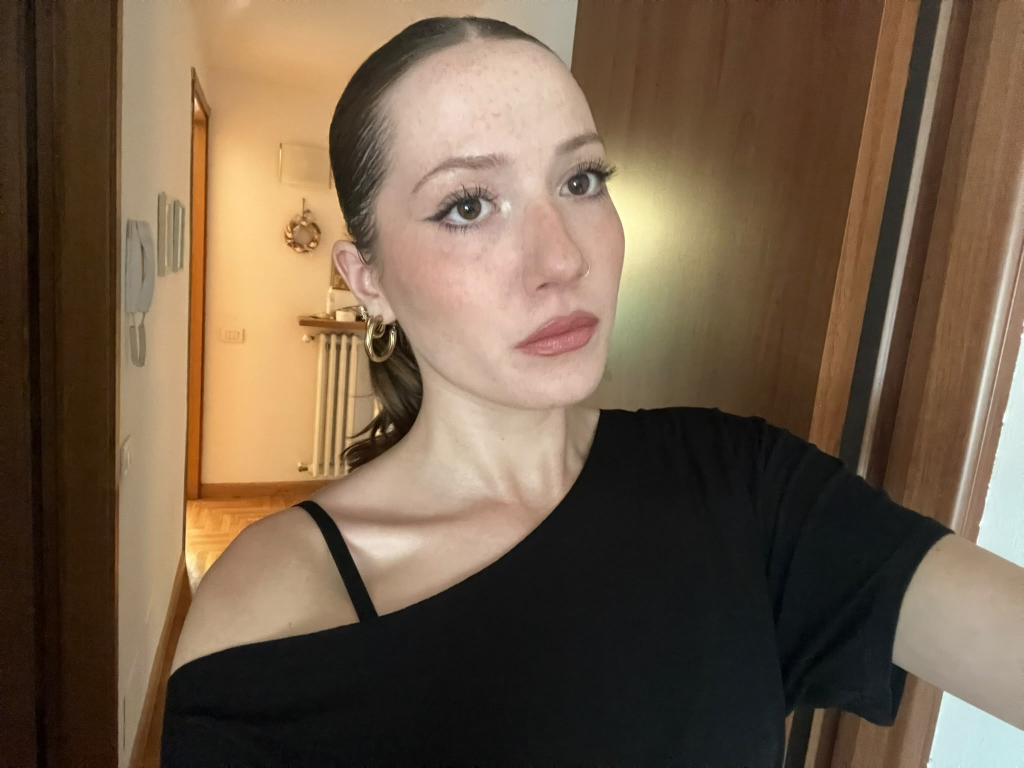
#> input picture assets/originali/genz/chichi.jpg, 2048 x 1536 px, given in place of chichi.png, which was not available (shown at 1/2 size)
$ python genz-foto.py ../assets/originali/genz/chichi.jpg ../assets/originali/genz/fil.jpg
#> lines starting #> are read from the running program, lines starting #| are printed output that depends on the picture; after the words box and inside, x2 and y2 are one past the last pixel; in counts of white or black regions, pixels touching at a corner belong together
# Uniforma le foto dei Gen Z: stessa inquadratura (testa alla stessa altezza e grandezza), busto tagliato dritto, bordo bianco tipo adesivo.
import sys, pathlib
from PIL import Image, ImageFilter, ImageOps, ImageChops
src, out = pathlib.Path(sys.argv[1]), pathlib.Path(sys.argv[2])
# testa: (cima dei capelli, mento, centro x) nelle foto caricate su Magnific
HEAD = {'chichi': (32, 632, 800), 'fil': (320, 1032, 456), 'giorgia': (200, 888, 544), 'tommaso': (352, 1328, 720), 'greta': (80, 700, 600), 'jack': (560, 1376, 512)}
OUT, RATIO, TOP, BORDER = 800, 0.52, 0.07, 14  # poi ridotte a 512 px per il sito
for n, (top, chin, cx) in HEAD.items():
    im = Image.open(src / f'{n}.png').convert('RGBA')
    hh = chin - top
    cut = min(im.height, int(chin + 0.30 * hh))  # stesso taglio per tutti: collo e attacco delle spalle
#> cut = 812
    a = im.getchannel('A'); a = a.point(lambda v: 255 if v > 128 else (0 if v < 40 else v))
#> after `a = im.getchannel('A')`: a: PIL image 2048x1536 L; every value is 255
    a.paste(0, (0, cut, im.width, im.height)); im.putalpha(a)
#> after `a.paste(0, (0, cut, im.width, im.height))`:
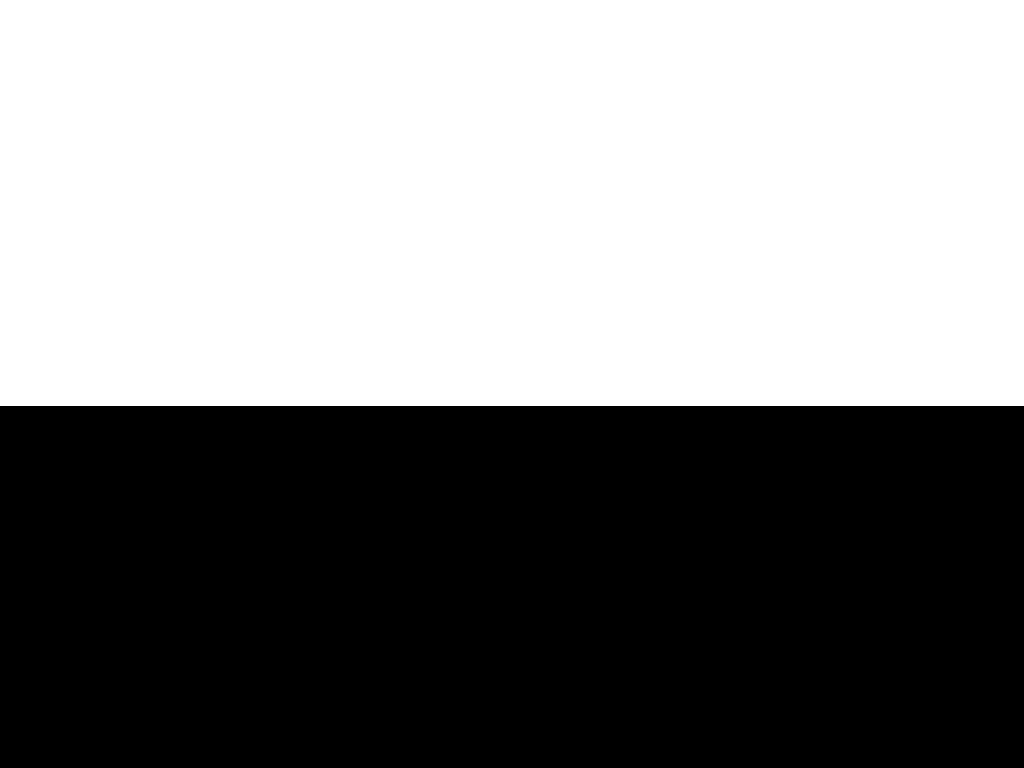
#> a: PIL image 2048x1536 L (shown at 1/2 size); 52.9% white; 1 black region, box (x1, y1, x2, y2) and area: (0, 812, 2048, 1536) 1482752
#> after `im.putalpha(a)`:
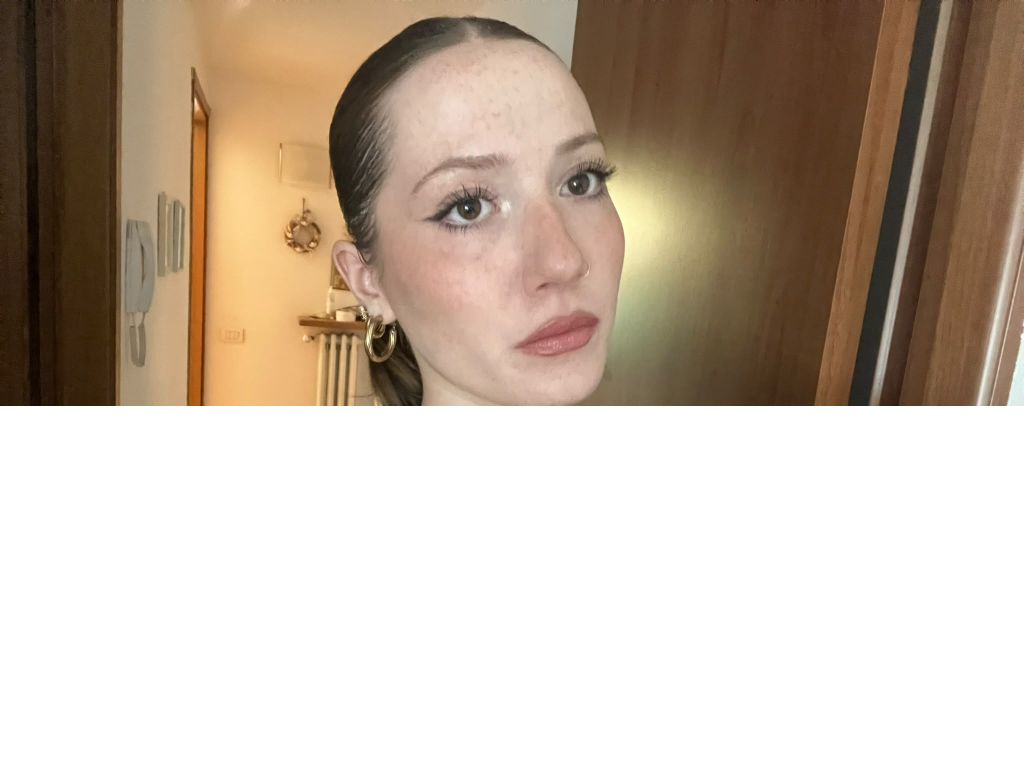
#> im: PIL image 2048x1536 RGBA (shown at 1/2 size); mean R, G, B, A 113.7, 93.3, 72.7, 134.8; transparent parts drawn white
    S = hh / RATIO
    x0, y0 = int(cx - S / 2), int(top - TOP * S)
    tile = Image.new('RGBA', (int(S), int(S)), (0, 0, 0, 0))
#> tile: PIL image 1153x1153 RGBA; every value is 0
    tile.paste(im, (-x0, -y0), im)
    tile = tile.resize((OUT, OUT), Image.LANCZOS)
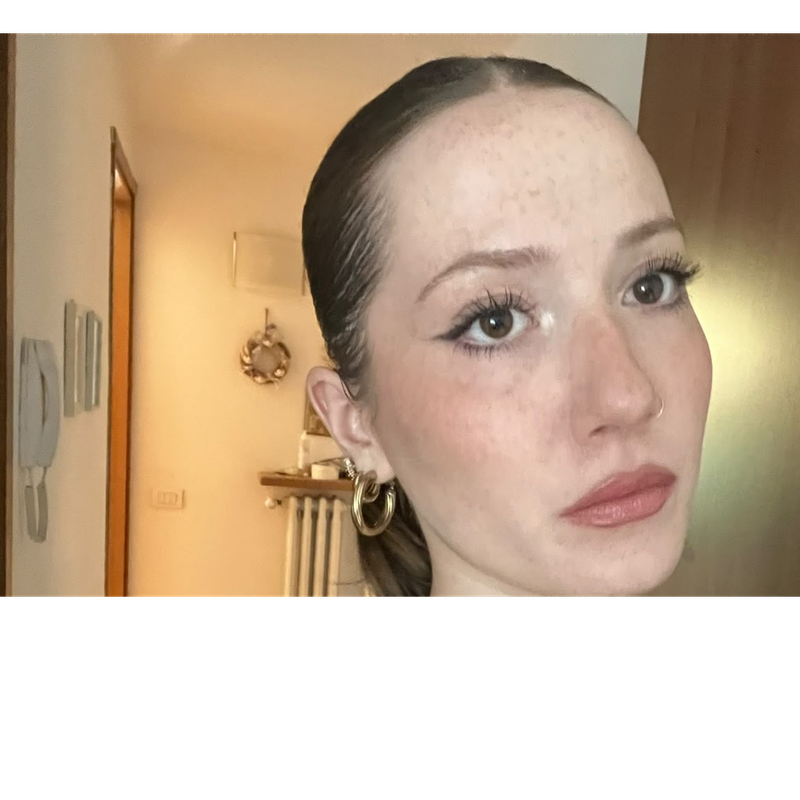
#> tile: PIL image 800x800 RGBA; mean R, G, B, A 127.1, 104.9, 82, 179.6; transparent parts drawn white
    # luce uniforme: leggero autocontrasto solo sulla persona
    rgb = ImageOps.autocontrast(tile.convert('RGB'), cutoff=1); tile = Image.merge('RGBA', (*rgb.split(), tile.getchannel('A')))
#> after `tile = Image.merge('RGBA', (*rgb.split(), tile.getchannel('A')))`:
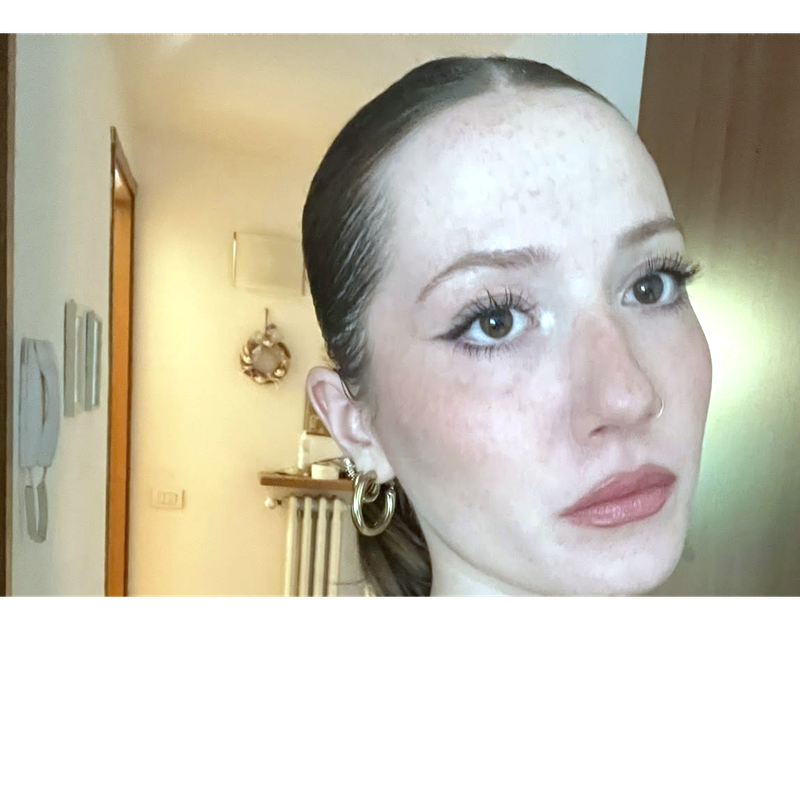
#> tile: PIL image 800x800 RGBA; mean R, G, B, A 128.8, 123.9, 109.1, 179.6; transparent parts drawn white
    alpha = tile.getchannel('A')
    solid = alpha.filter(ImageFilter.GaussianBlur(4)).point(lambda v: 255 if v > 140 else 0)  # niente aloni attorno ai capelli ricci
#> solid: PIL image 800x800 L; 70.2% white; 2 black regions, box (x1, y1, x2, y2) and area: (0, 596, 800, 800) 163200, (0, 0, 800, 34) 27200
    ring = ImageChops.lighter(solid, alpha.point(lambda v: 255 if v > 200 else 0)).filter(ImageFilter.MaxFilter(BORDER * 2 + 1)).filter(ImageFilter.GaussianBlur(1.2))
    sticker = Image.new('RGBA', (OUT, OUT), (255, 255, 255, 0)); sticker.putalpha(ring)
    shadow = Image.new('RGBA', (OUT, OUT), (23, 18, 31, 0)); shadow.putalpha(ring.point(lambda v: int(v * 0.35)))
#> after `shadow.putalpha(ring.point(lambda v: int(v * 0.35)))`:
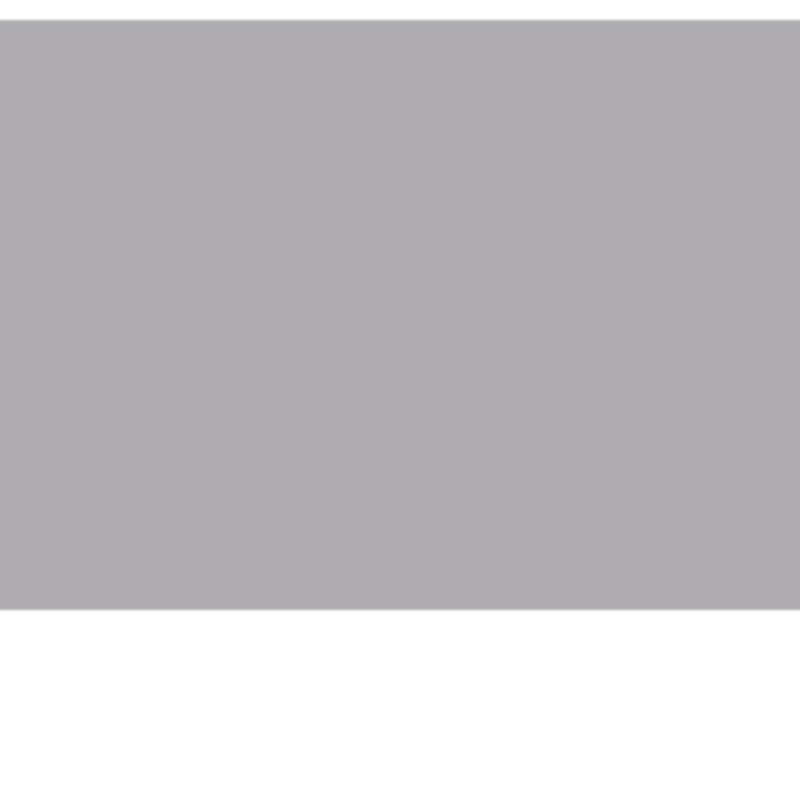
#> shadow: PIL image 800x800 RGBA; mean R, G, B, A 23, 18, 31, 65.6; transparent parts drawn white
    final = Image.new('RGBA', (OUT, OUT), (0, 0, 0, 0))
#> final: PIL image 800x800 RGBA; every value is 0
    final.alpha_composite(shadow, (8, 10)); final.alpha_composite(sticker); final.alpha_composite(tile)
#> after `final.alpha_composite(sticker)`:
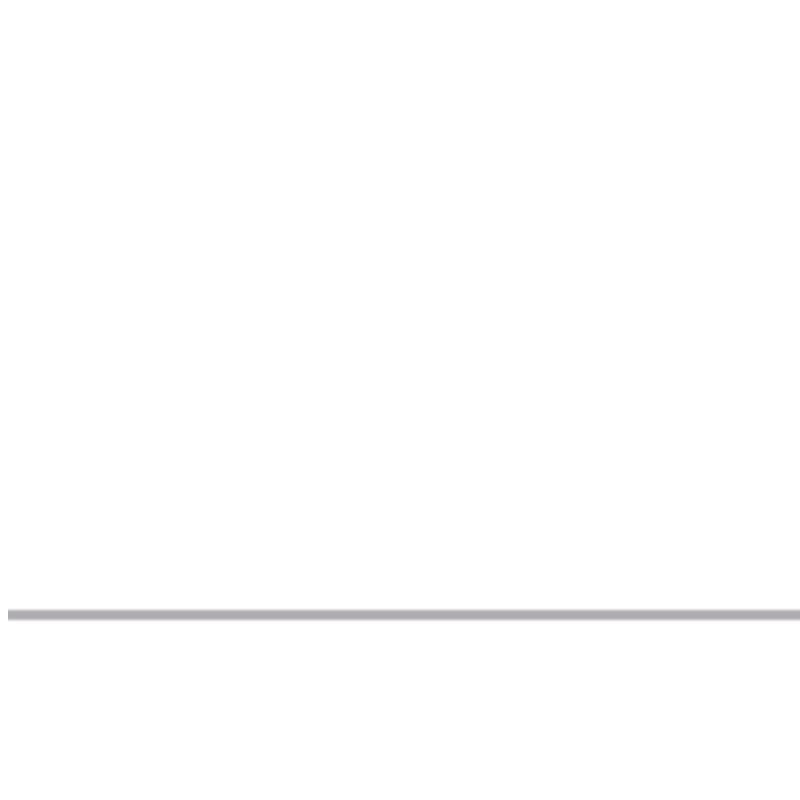
#> final: PIL image 800x800 RGBA; mean R, G, B, A 189.6, 189.5, 189.7, 189.2; transparent parts drawn white
    final.save(out / f'{n}.webp', 'WEBP', quality=86, method=6)
    print(n, 'testa', hh, 'riquadro', int(S), 'taglio busto a', cut, '/', im.height)
#| chichi testa 600 riquadro 1153 taglio busto a 812 / 1536
#> pass 2 of the loop `for n, (top, chin, cx) in HEAD.items():`:
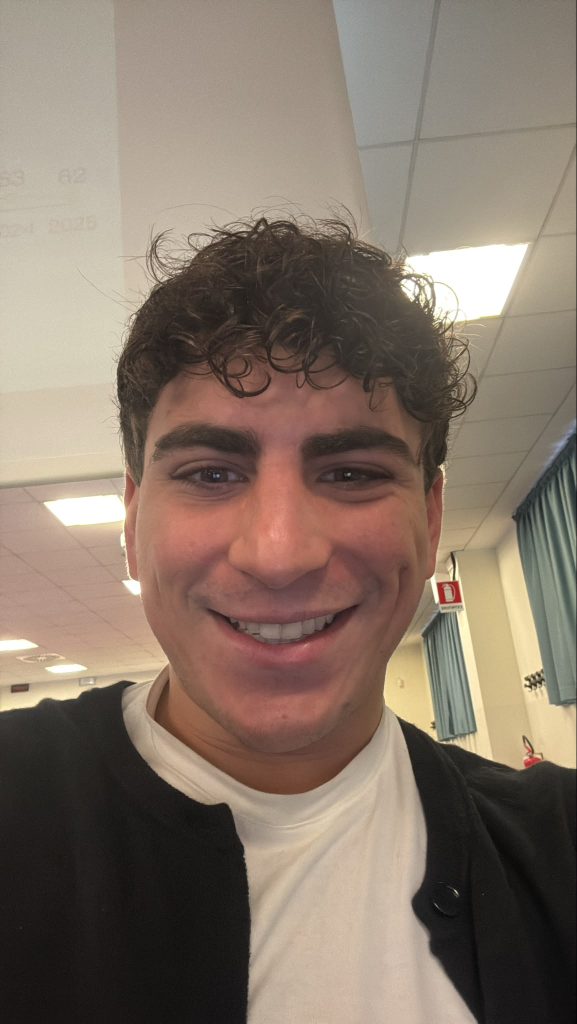
#> input picture assets/originali/genz/fil.jpg, 1153 x 2048 px, given in place of fil.png, which was not available (shown at 1/2 size)
#> `a.paste(0, (0, cut, im.width, im.height))`:
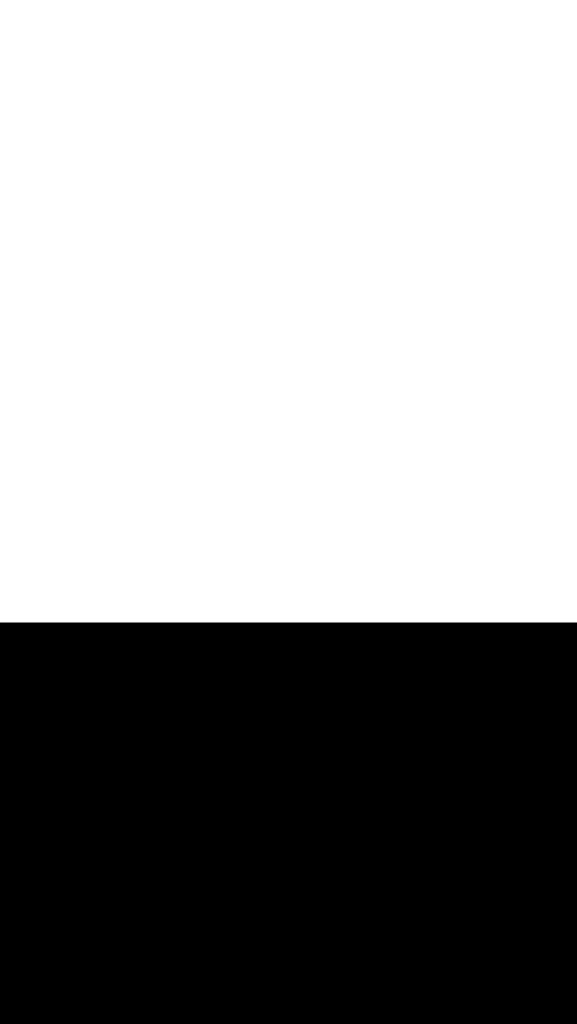
#> a: PIL image 1153x2048 L (shown at 1/2 size); 60.8% white; 1 black region, box (x1, y1, x2, y2) and area: (0, 1245, 1153, 2048) 925859
#> solid: PIL image 800x800 L; 62% white; 1 black region, box (x1, y1, x2, y2) and area: (0, 0, 800, 800) 243075
#> `final.alpha_composite(sticker)`:
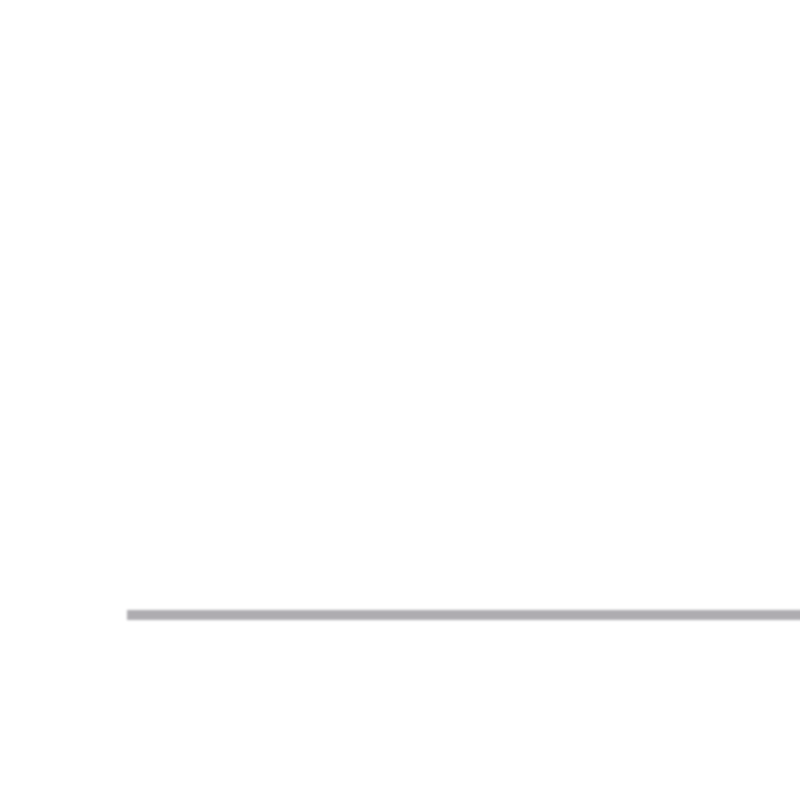
#> final: PIL image 800x800 RGBA; mean R, G, B, A 166.5, 166.4, 166.6, 166.2; transparent parts drawn white
#| fil testa 712 riquadro 1369 taglio busto a 1245 / 2048
#> (the run stopped early here; a loop or call above may not have finished)
